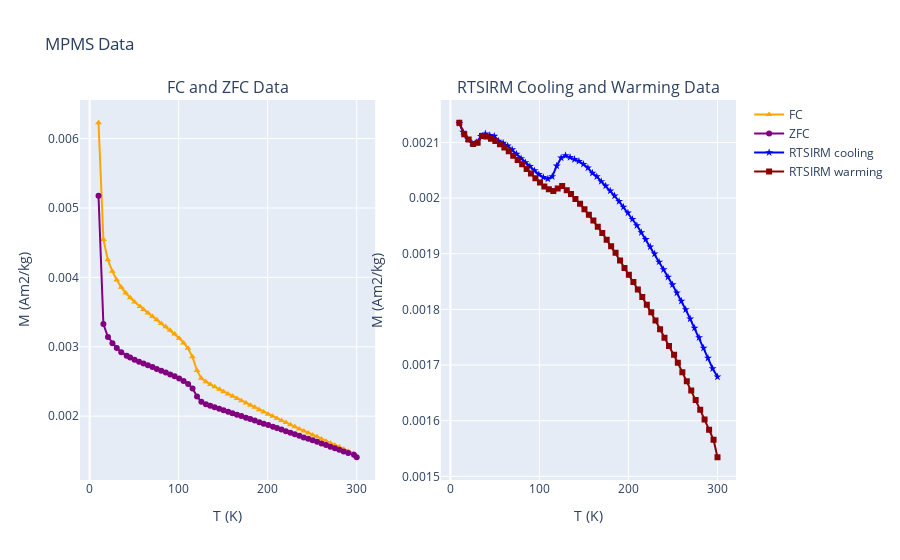

Notebook source saved alongside this figure:
### Markdown cell above
The colors and symbols of the plots can be customized by providing other values than the default parameters as in the example below:

### Code cell
rmag.plot_mpms_data(fc_data, zfc_data, rtsirm_cool_data, rtsirm_warm_data, 
                   fc_color='orange', zfc_color='purple', rtsirm_cool_color='blue', rtsirm_warm_color='darkred',
                   fc_marker='^', zfc_marker='o', rtsirm_cool_marker='*', rtsirm_warm_marker='s',
                   symbol_size=5, use_plotly=True)
